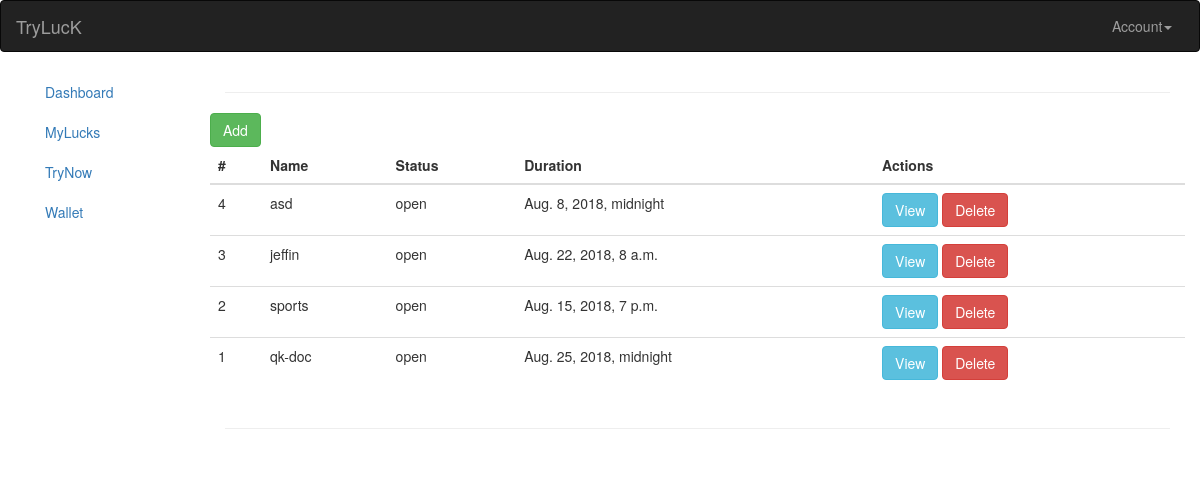
Before: /lucks/my/ (signed in) with the older database file.
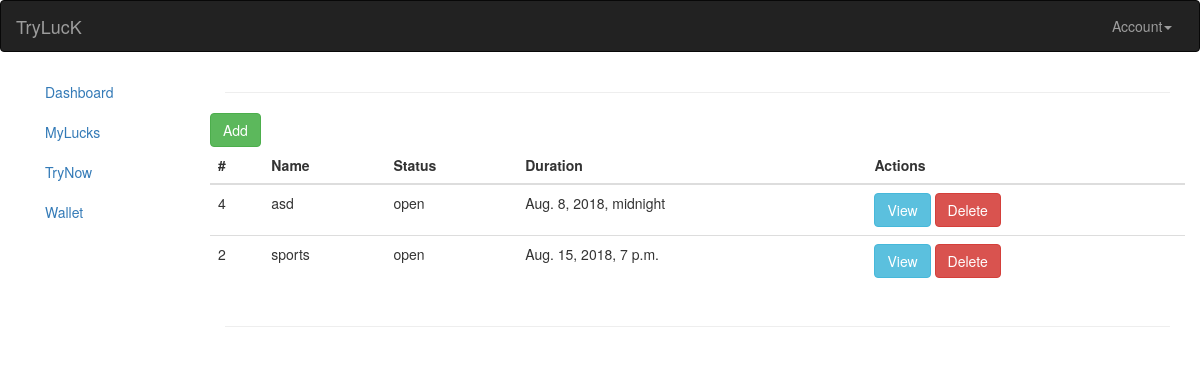
After: the same page with the newer database file.
### lucks/models.py (models this page shows, shortened)
class Luck(models.Model):
    id = models.AutoField(primary_key=True)
    name = models.CharField(max_length=50,unique=True)
    content = models.CharField(max_length=5000)
    head=models.CharField(max_length=50)
    tails=models.CharField(max_length=50)
    search = models.ForeignKey(Search)
    duration = models.DateTimeField()
    amount = models.IntegerField(default=0)
    user = models.ForeignKey(User)
    status=models.CharField(max_length=50,default='open')
    created_at = models.DateTimeField(auto_now_add=True)
    updated_at = models.DateTimeField(auto_now=True)

### lucks/views.py (the view)
# urls.py: url(r'my/$', views.mylucks,name='mylucks'),
@login_required(login_url='/login/')
def mylucks(request):
    lucks = models.Luck.objects.filter(user=request.user)
    return render(request, "lucks/mylucks.html", {'lucks':lucks})

### templates/lucks/mylucks.html (shortened to what this page needs)
{% extends "dashboard/base.html" %}
{% block content %}
<div class="row">
  <a href="/lucks/addnew" class="button btn btn-success">Add</a>
  <div class="table-responsive">
                                <table class="table table-hover">
                                    <thead>
                                        <tr>
                                          <th>#</th>
                                          <th>Name</th>
                                          <th>Status</th>
                                          <th>Duration</th>
                                          <th>Actions</th>
                                        </tr>
                                    </thead>
                                    <tbody>
                                      {% for l in lucks reversed %}
                                      <tr>
                                        <td>{{l.id}}</td>
                                        <td>{{l.name}}</td>
                                        <td>{{l.status}}</td>
                                        <td>{{l.duration}}</td>
                                        <td>
                                          <a href="/lucks/view/{{l.id}}" class="button btn btn-info">View</a>
                                          <a href="/lucks/del/{{l.id}}" class="button btn btn-danger">Delete</a>
                                        </td>
                                      </tr>
                                      {% endfor %}
                                    </tbody>
                                </table>
    </div>
</div>
{% endblock %}

Changed rows visible on the page:
removed Luck: id "3", name "jeffin", status "open", duration "Aug. 22, 2018, 8 a.m."
removed Luck: id "1", name "qk-doc", status "open", duration "Aug. 25, 2018, midnight"
